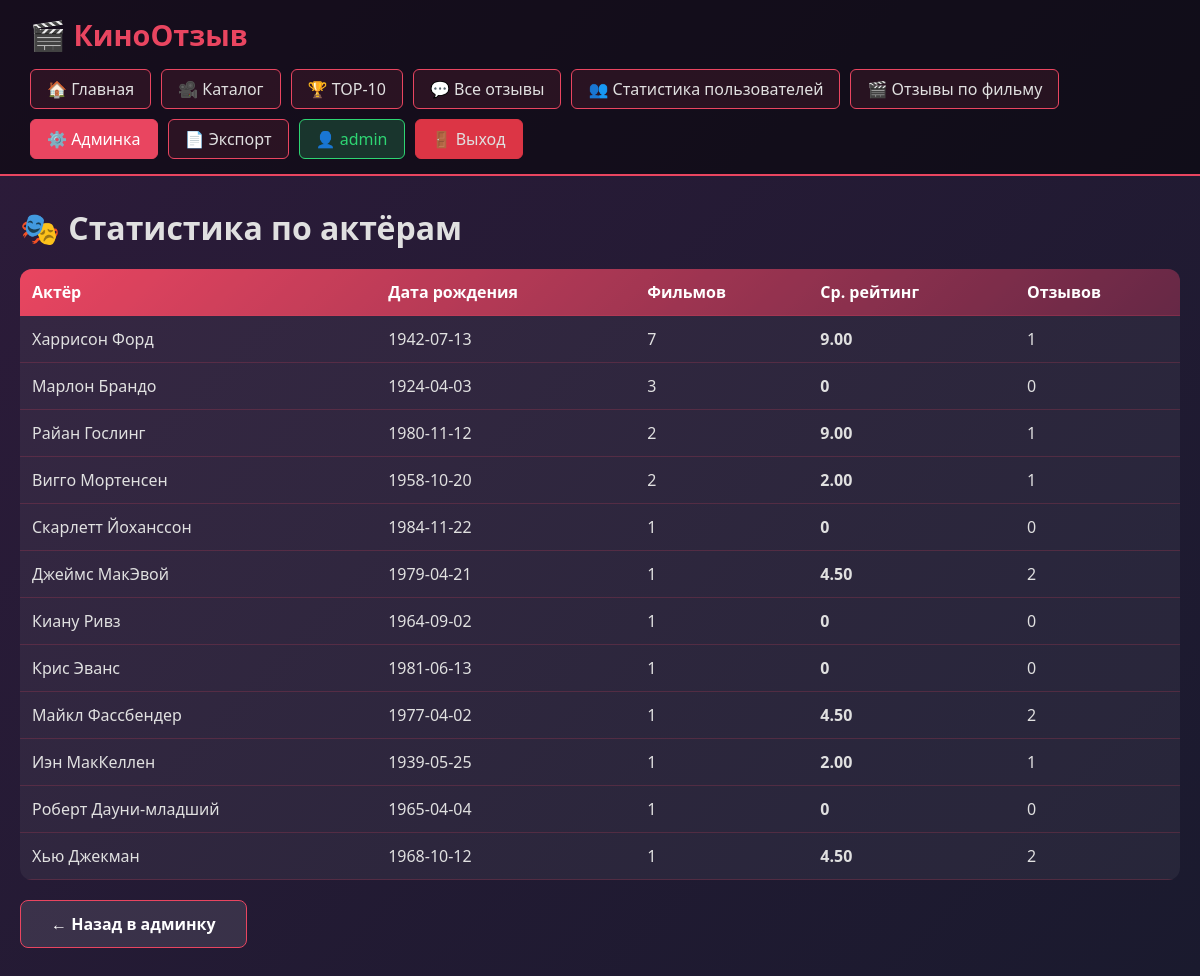
The app's page /hui123/my-new-project-film-strict/public/index.php?page=report_actors (signed in) with its own data.
### tables this page shows
CREATE TABLE `actors` (
  `id` int(11) NOT NULL,
  `name` varchar(100) NOT NULL,
  `birth_date` date DEFAULT NULL
);

### hui123/my-new-project-film-strict/src/Controllers/ReportController.php (called while the page is built, shortened)
<?php
class ReportController {
    private $pdo;
    public function __construct($pdo) {
        $this->pdo = $pdo;
    }
    public function actors() {
        return Actor::getAllWithStats($this->pdo);
    }
}
?>

### hui123/my-new-project-film-strict/src/Models/Actor.php (called while the page is built, shortened)
<?php
class Actor {
public static function getAllWithStats(PDO $pdo) {
    $stmt = $pdo->query("
        SELECT
            a.id,
            a.name,
            a.birth_date,
            COUNT(DISTINCT ma.movie_id) as films_count,
            ROUND(AVG(r.rating), 2) as avg_rating,
            COUNT(r.id) as reviews_count
        FROM actors a
        INNER JOIN movie_actor ma ON a.id = ma.actor_id
        LEFT JOIN reviews r ON ma.movie_id = r.movie_id
        GROUP BY a.id, a.name, a.birth_date
        ORDER BY films_count DESC
    ");
    return $stmt->fetchAll(\PDO::FETCH_ASSOC);
}
}
?>

### hui123/my-new-project-film-strict/src/Helpers/functions.php (called while the page is built)
<?php
function e($text) {
    return htmlspecialchars($text ?? '', ENT_QUOTES, 'UTF-8');
}
?>

### hui123/my-new-project-film-strict/src/Views/admin/report_actors.php (the view, shortened to what this page needs)
<h1>🎭 Статистика по актёрам</h1>
<table class="admin-table">
    <thead>
        <tr>
            <th>Актёр</th>
            <th>Дата рождения</th>
            <th>Фильмов</th>
            <th>Ср. рейтинг</th>
            <th>Отзывов</th>
        </tr>
    </thead>
    <tbody>
        <?php foreach ($actors as $actor): ?>
            <tr>
                <td><?= e($actor['name']) ?></td>
                <td><?= e($actor['birth_date']) ?></td>
                <td><?= $actor['films_count'] ?></td>
                <td><strong><?= $actor['avg_rating'] ?? '0' ?></strong></td>
                <td><?= $actor['reviews_count'] ?></td>
            </tr>
        <?php endforeach; ?>
    </tbody>
</table>
<a href="?page=admin" class="btn btn-secondary">← Назад в админку</a>

### hui123/my-new-project-film-strict/public/css/style.css (style rules this page uses)
* { margin: 0; padding: 0; box-sizing: border-box; }
body { font-family: 'Segoe UI', Tahoma, Geneva, Verdana, sans-serif; background: linear-gradient(135deg, #2d1b3a 0%, #1a1a2e 100%); min-height: 100vh; color: #e0e0e0; }
.btn { display: inline-block; padding: 12px 30px; background: linear-gradient(135deg, #e94560, #ff6b6b); color: white; text-decoration: none; border-radius: 8px; border: none; cursor: pointer; font-size: 1em; font-weight: 600; transition: all 0.3s; }
.btn-secondary { background: rgba(255,255,255,0.1); border: 1px solid #e94560; }
.admin-table { width: 100%; border-collapse: collapse; background: rgba(255,255,255,0.03); border-radius: 12px; overflow: hidden; margin-bottom: 25px; }
.admin-table thead { background: linear-gradient(135deg, #e94560, #2d1b3a); }
.admin-table th { padding: 15px; text-align: left; font-weight: 600; color: white; }
.admin-table td { padding: 15px; border-bottom: 1px solid rgba(233, 69, 96, 0.1); }

### hui123/my-new-project-film-strict/src/Views/admin/report_actors.php (style rules this page uses)
.admin-table { width: 100%; border-collapse: collapse; background: rgba(255,255,255,0.05); margin: 20px 0; }
.admin-table th, .admin-table td { padding: 12px; text-align: left; border-bottom: 1px solid rgba(233, 69, 96, 0.2); }
.admin-table th { background: rgba(233, 69, 96, 0.3); font-weight: 600; }

### records on screen
actors: name "Харрисон Форд", birth_date "1942-07-13", films_count "7", avg_rating "9.00", reviews_count "1"
actors: name "Марлон Брандо", birth_date "1924-04-03", films_count "3", avg_rating "0", reviews_count "0"
actors: name "Райан Гослинг", birth_date "1980-11-12", films_count "2", avg_rating "9.00", reviews_count "1"
actors: name "Вигго Мортенсен", birth_date "1958-10-20", films_count "2", avg_rating "2.00", reviews_count "1"
actors: name "Скарлетт Йоханссон", birth_date "1984-11-22", films_count "1", avg_rating "0", reviews_count "0"
actors: name "Джеймс МакЭвой", birth_date "1979-04-21", films_count "1", avg_rating "4.50", reviews_count "2"
actors: name "Киану Ривз", birth_date "1964-09-02", films_count "1", avg_rating "0", reviews_count "0"
actors: name "Крис Эванс", birth_date "1981-06-13", films_count "1", avg_rating "0", reviews_count "0"
actors: name "Майкл Фассбендер", birth_date "1977-04-02", films_count "1", avg_rating "4.50", reviews_count "2"
actors: name "Иэн МакКеллен", birth_date "1939-05-25", films_count "1", avg_rating "2.00", reviews_count "1"
actors: name "Роберт Дауни-младший", birth_date "1965-04-04", films_count "1", avg_rating "0", reviews_count "0"
actors: name "Хью Джекман", birth_date "1968-10-12", films_count "1", avg_rating "4.50", reviews_count "2"

### other values on screen
$_SESSION['user_login'] "admin"
